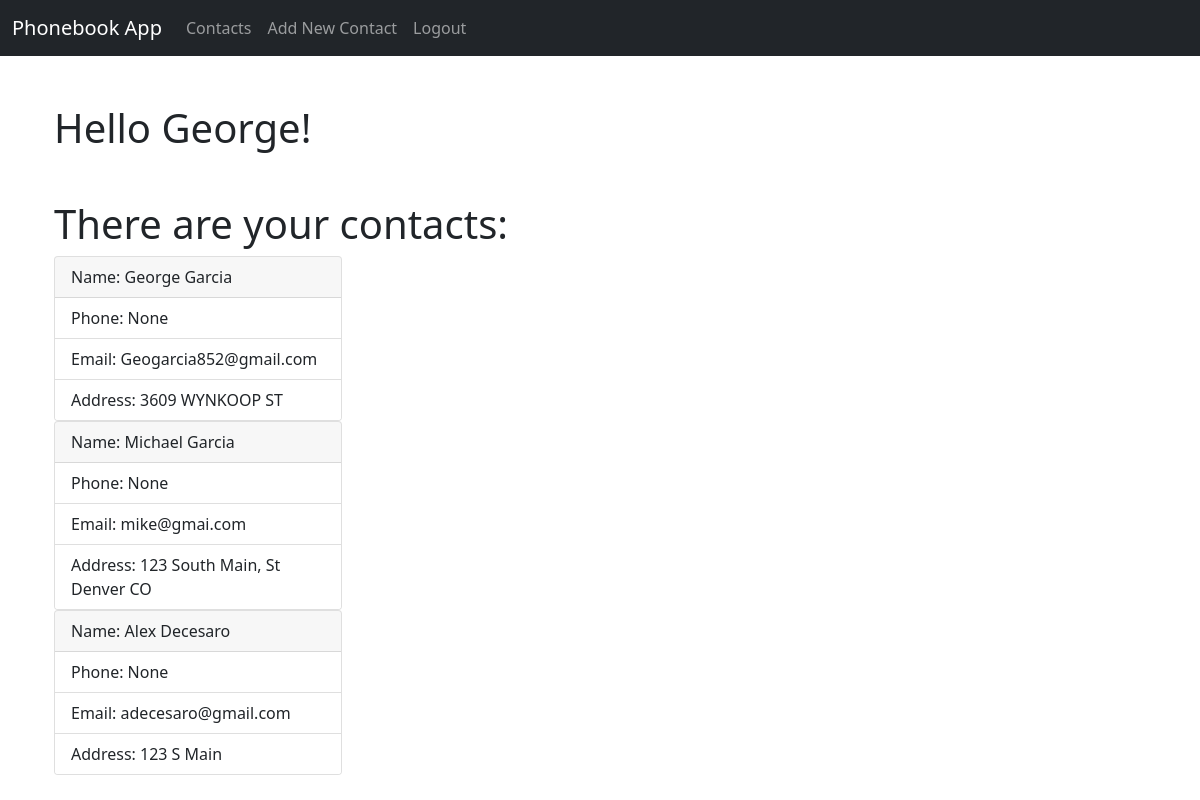
Screenshot of / (signed in) with the database file from the repository.
### app/models.py (models this page shows, shortened)
class User(db.Model, UserMixin):
    id = db.Column(db.Integer, primary_key=True)
    username = db.Column(db.String(150), nullable=False, unique=True)
    email = db.Column(db.String(150), nullable=False)
    password = db.Column(db.String(256), nullable=False)

class Phonebook(db.Model):
    id = db.Column(db.Integer, primary_key=True)
    first_name = db.Column(db.String(150), nullable=False)
    last_name =  db.Column(db.String(150))
    phone = db.Column(db.String(150))
    email = db.Column(db.String(150))
    address = db.Column(db.String(255))

### app/routes.py (the view)
@app.route('/')
def index():
    title = "PhoneBook App"
    contacts = Phonebook.query.all()
    return render_template('index.html', contacts=contacts, title=title)

### app/models.py (called while the page is built)
@login_manager.user_loader
def load_user(user_id):
    return User.query.get(user_id)

### app/templates/index.html
{% extends 'base.html' %}
{% block content %}
<div class="container pt-5">
{% if current_user.is_authenticated %}
    <h1>Hello {{ current_user.username }}! <br> <br> There are your contacts:</h1>
{% else %}
    <h1>Please Sign In to See Your Contacts or Register to Get Started</h1>
{% endif %}
{% for c in contacts %}
<div class="card" style="width: 18rem;">
    <div class="card-header">
    Name: {{ c.first_name }} {{ c.last_name }}
    </div>
    <ul class="list-group list-group-flush">
      <li class="list-group-item">Phone: {{ c.phone }}</li>
      <li class="list-group-item">Email: {{ c.email }}</li>
      <li class="list-group-item">Address: {{ c.address }}</li>
    </ul>
  </div>
{% endfor %}
</div>
{% endblock %}

### rows the page displays
User: username "George"
Phonebook: first_name "George", last_name "Garcia", phone "None", email "Geogarcia852@gmail.com", address "3609 WYNKOOP ST"
Phonebook: first_name "Michael", last_name "Garcia", phone "None", email "mike@gmai.com", address "123 South Main, St Denver CO"
Phonebook: first_name "Alex", last_name "Decesaro", phone "None", email "adecesaro@gmail.com", address "123 S Main"
